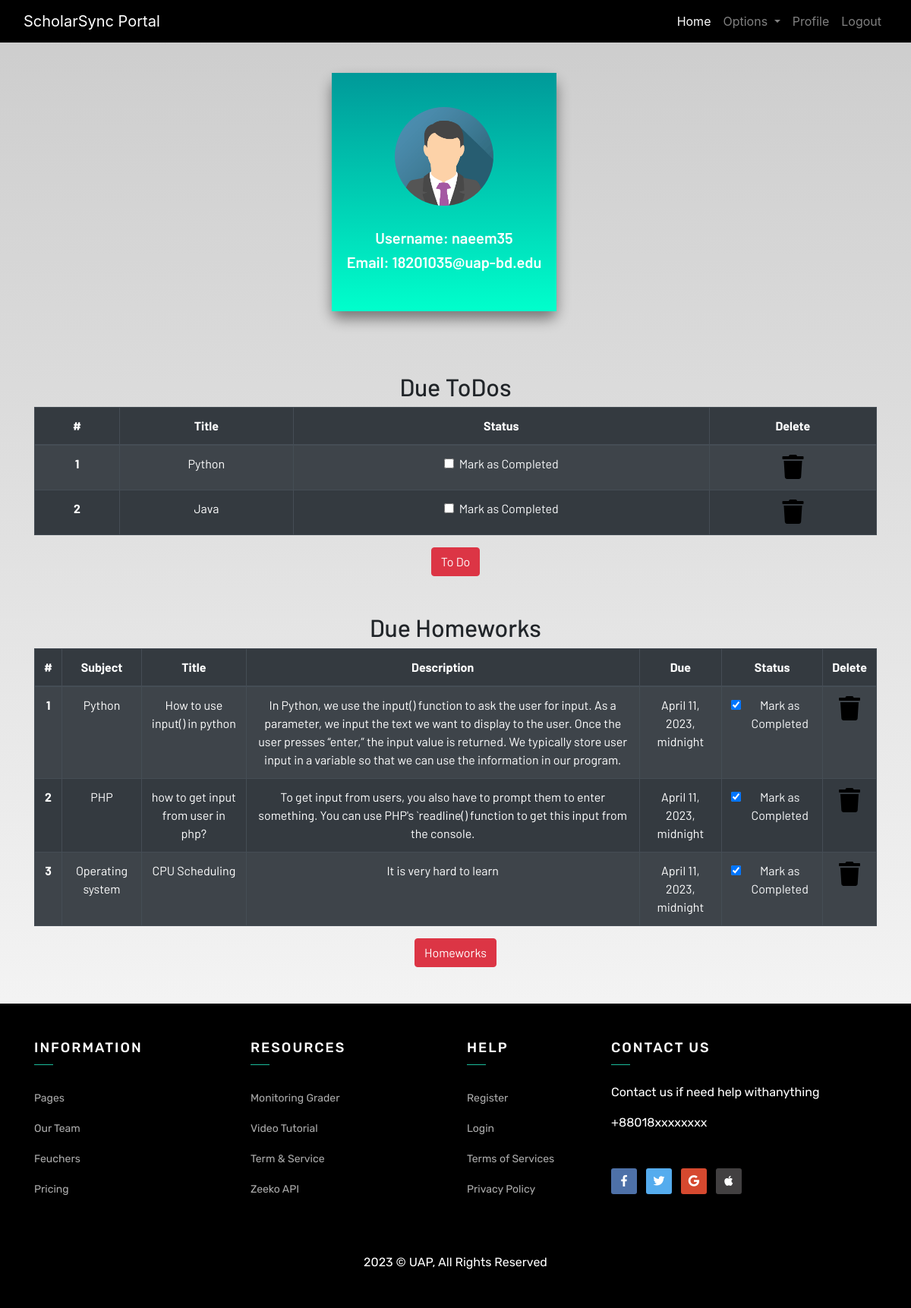
/profile/ (signed in), run on the app's committed database.
### dashboard/models.py (models this page shows, shortened)
class Todo(models.Model):
    user = models.ForeignKey(User, on_delete=models.CASCADE)
    title = models.CharField(max_length=100)
    date = models.DateTimeField()
    is_finished = models.BooleanField(default=False)

class Homework(models.Model):
    user = models.ForeignKey(User, on_delete=models.CASCADE)
    subject = models.CharField(max_length=50)
    title = models.CharField(max_length=100)
    description = models.TextField()
    date = models.DateTimeField()
    is_finished = models.BooleanField(default=False)

### dashboard/views.py (the view)
# urls.py: path('profile/', views.profile, name="profile"),
@login_required
def profile(request):
    homeworks=Homework.objects.filter(is_finished=False,user=request.user)
    todos=Todo.objects.filter(is_finished=False,user=request.user)
    print(request.user.username)
    homework_done = len(homeworks) == 0
    todos_done = len(todos) == 0
    context={
        'homeworks':homeworks,
        'todos':todos,
        'homework_done':homework_done,
        'todos_done':todos_done,
        'user_detail':request.user
    }
    return render(request, "profile.html", context)

### template/profile.html (shortened to what this page needs)
{% extends 'base.html' %}
{% load static %}
{% block content %}
    <div class="container-fluid" id="profileinfo">
        <div class="container">
            <div class="page-content page-container m-auto" id="page-content">
                <div class="row container d-flex justify-content-center">
                    <div class="card">
                        <div class="bg-c-lite-green user-profile">
                            <div class="card-block text-center text-white">
                                <div class="m-b-25">
                                    <img style="height:130px;width:130px;" src="{% static 'images/default.png' %}" class="rounded-circle" alt="User-Profile-Image">
                                </div>
                                <h5 class="f-w-600 text-center">Username: {{ user_detail.username }}</h5>
                                <h5 class="f-w-600 text-center">Email: {{ user_detail.email }}</h5>
                            </div>
                        </div>
                    </div>
                </div>
            </div>
        </div>
    </div>
    <section class="text-center my-5">
        <div class="container">
            {% if not todos_done%}
            <h2>Due ToDos</h2>
            <table class="table table-striped table-bordered table-hover table-dark">
                <thead>
                    <tr>
                        <th scope="col">#</th>
                        <th scope="col">Title</th>
                        <th scope="col">Status</th>
                        <th scope="col">Delete</th>
                    </tr>
                </thead>
                <tbody>
                {% for todo in todos %}
                    <tr>
                        <th scope="row">{{forloop.counter}}</th>
                        <td>{{todo.title}}</td>
                        <td>
                            <a href="{% url 'update-todo' todo.id %}">
                                <div class="form-check">
                                {% if todo.is_finished == True %}
                                    <input class="form-check-input" type="checkbox" value="" checked>
                                    {% else %}
                                    <input class="form-check-input" type="checkbox" value="">
                                    {% endif %}
                                    <label class="form-check-label text-light" for="flexCheckDefault">
                                        Mark as Completed
                                    </label>
                                </div>
                            </a>
                        </td>
                        <td><a href="{%url 'delete-todo' todo.id %}"><i class="fa fa-trash fa-2x"></i></a></td>
                    </tr>
                    {% endfor %}
                </tbody>
            </table>
            {% else %}
            <h3>All To dos are completed!!!!</h3>
             {% endif %}
            <a href="{% url 'todo' %}" class="btn btn-danger">To Do</a>
            <br><br><br>
            {% if not homework_done %}
            <h2>Due Homeworks</h2>
            <table class="table table-striped table-bordered table-hover table-dark">
                <thead>
                    <tr>
                        <th scope="col">#</th>
                        <th scope="col">Subject</th>
                        <th scope="col">Title</th>
                        <th scope="col">Description</th>
                        <th scope="col">Due</th>
                        <th scope="col">Status</th>
                        <th scope="col">Delete</th>
                    </tr>
                </thead>
                <tbody>
                {% for homework in homeworks %}
                    <tr>
                        <th scope="row">{{forloop.counter}}</th>
                        <td>{{homework.subject}}</td>
                        <td>{{homework.title}}</td>
                        <td>{{homework.description}}</td>
                        <td>{{homework.date}}</td>
                        <td>
                            <a href="{% url 'update-homework' homework.id %}">
                                <div class="form-check">
                                {% if homework.is_finished == True %}
                                    <input class="form-check-input" type="checkbox" value="" checked>
                                    {% else %}
                                     <input class="form-check-input" type="checkbox" value="" checked>
                                     {% endif %}
                                    <label class="form-check-label text-light" for="flexCheckDefault">
                                        Mark as Completed
                                    </label>
                                </div>
                            </a>
                        </td>
                        <td><a href="{% url 'delete-homework' homework.id %}"><i class="fa fa-trash fa-2x"></i></a></td>
                    </tr>
                    {% endfor %}
                </tbody>
            </table>
            {% else %}
            <h3>All To homeworks are completed!!!!</h3>
            {% endif %}
            <a href="{% url 'homework' %}" class="btn btn-danger">Homeworks</a>
        </div>
    </section>
{% endblock %}

### template/base.html (shortened to what this page needs)
<!DOCTYPE html>
{% load static %}
<html lang="en">
<head>
    <link rel="stylesheet" href="https://stackpath.bootstrapcdn.com/bootstrap/4.3.1/css/bootstrap.min.css"
 />
    <link rel="stylesheet" href="https://use.fontawesome.com/releases/v5.7.2/css/all.css"
 />
    <link rel="stylesheet" href="{% static 'css/main.css' %}" />
</head>
<body>
    <header>
        <nav class="navbar navbar-expand-lg navbar-dark bg-dark">
            <div class="container-fluid">
                <a class="navbar-brand" href="{% url 'home' %}">ScholarSync Portal</a>
                <div class="collapse navbar-collapse justify-content-end" id="navbarSupportedContent">
                    <ul class="navbar-nav mb-2 mb-lg-0">
                        <li class="nav-item">
                            <a class="nav-link active" aria-current="page" href="{% url 'home' %}">Home</a>
                        </li>
                        <li class="nav-item dropdown">
                            <a class="nav-link dropdown-toggle" href="#" id="navbarDropdown" role="button" data-toggle="dropdown"
                  aria-haspopup="true" aria-expanded="false">
                                Options
                            </a>
                        </li>
                        {% if user.is_authenticated %}
                        <li class="nav-item">
                            <a class="nav-link" href="{% url 'profile' %}">Profile</a>
                        </li>
                        <li class="nav-item">
                            <a class="nav-link" href="{% url 'logout' %}">Logout</a>
                        </li>
                        {% endif %}
                    </ul>
                </div>
            </div>
        </nav>
    </header>
  <main>
    {% block content %}
    {% endblock content %}
      <footer class="section py-5">
        <div class="container">
            <div class="row">
                <div class="col-lg-3">
                    <div class="">
                        <h6 class="footer-heading text-uppercase text-white">Information</h6>
                        <ul class="list-unstyled footer-link mt-4">
                            <li><a href="">Pages</a></li>
                            <li><a href="">Our Team</a></li>
                            <li><a href="">Feuchers</a></li>
                            <li><a href="">Pricing</a></li>
                        </ul>
                    </div>
                </div>
                <div class="col-lg-3">
                    <div class="">
                        <h6 class="footer-heading text-uppercase text-white">Resources</h6>
                        <ul class="list-unstyled footer-link mt-4">
                            <li><a href="">Monitoring Grader </a></li>
                            <li><a href="">Video Tutorial</a></li>
                            <li><a href="">Term &amp; Service</a></li>
                            <li><a href="">Zeeko API</a></li>
                        </ul>
                    </div>
                </div>
                <div class="col-lg-2">
                    <div class="">
                        <h6 class="footer-heading text-uppercase text-white">Help</h6>
                        <ul class="list-unstyled footer-link mt-4">
                            <li><a href="{% url 'register' %}">Register </a></li>
                            <li><a href="{% url 'login' %}">Login</a></li>
                            <li><a href="">Terms of Services</a></li>
                            <li><a href="">Privacy Policy</a></li>
                        </ul>
                    </div>
                </div>
                <div class="col-lg-4">
                    <div class="">
                        <h6 class="footer-heading text-uppercase text-white">Contact Us</h6>
                        <p class="text-white mt-4">Contact us if need help withanything</p>
                        <p class="text-white">+88018xxxxxxxx</p>
                        <div class="mt-5">
                            <ul class="list-inline">
                                <li class="list-inline-item"><a href="#"><i class="fab facebook footer-social-icon fa-facebook-f"></i></i></a></li>
                                <li class="list-inline-item"><a href="#"><i class="fab twitter footer-social-icon fa-twitter"></i></i></a></li>
                                <li class="list-inline-item"><a href="#"><i class="fab google footer-social-icon fa-google"></i></i></a></li>
                                <li class="list-inline-item"><a href="#"><i class="fab apple footer-social-icon fa-apple"></i></i></a></li>
                            </ul>
                        </div>
                    </div>
                </div>
            </div>
        </div>
        <div class="text-center mt-5">
            <p class="footer-alt text-white mb-0 f-14">2023 © UAP, All Rights Reserved</p>
        </div>
    </footer>
  </main>
</body>
</html>

### static/css/main.css (style rules this page uses)
html { scroll-behavior: smooth; height: 100%; width: 100%; }
main { font-family: Barlow, Quicksand, Rubik, sans-serif, serif, 'Times New Roman', Times, serif !important; }
footer { font-family: Rubik, sans-serif, serif, 'Times New Roman', Times, serif; }
.navbar { background-color: rgb(0, 0, 0) !important; }
.card { box-shadow: 15px 15px 10px rgb(78, 77, 77); }
a { text-decoration: none !important; color: black; }
.card img { height: 210px; }
html, body { max-width: 100%; overflow-x: hidden; height: 100%; width: 100%; }
body { background: linear-gradient(rgba(0, 0, 0, 0.2), rgba(255, 255, 255, 0.5)); overflow-x: hidden; background-repeat: no-repeat; }
.fa { color: black; }
.footer-heading { letter-spacing: 2px; }
.footer-link a { color: #acacac; line-height: 40px; font-size: 14px; transition: all 0.5s; }
.footer-social-icon { font-size: 15px; height: 34px; width: 34px; line-height: 34px; border-radius: 3px; text-align: center; display: inline-block; }
.facebook { background-color: #4e71a8; color: #ffffff; }
.twitter { background-color: #55acee; color: #ffffff; }
.google { background-color: #d6492f; color: #ffffff; }
.apple { background-color: #424041; color: #ffffff; }
.footer-alt { color: #acacac; }
.footer-heading { position: relative; padding-bottom: 12px; }
.footer-heading:after { content: ''; width: 25px; border-bottom: 1px solid #FFF; position: absolute; left: 0; bottom: 0; display: block; border-bottom: 1px solid #1bbc9b; }

### template/base.html (style rules this page uses)
footer { background-color: #000; }
footer a { color: #b0b0b0; }

### template/profile.html (style rules this page uses)
.card { border-radius: 5px; box-shadow: 0px 10px 18px 0px rgba(0, 0, 0, 0.45); border: none; margin:10px 0 30px 0; border-radius: 10px; }
.bg-c-lite-green { background: -webkit-gradient(linear, left top, right top, from(#f29263), to(#ee5a6f)); background: linear-gradient(to top, #00ffcc, #009999) }
.user-profile { padding: 25px 0 }
.card-block { padding: 1.25rem; }
.m-b-25 { margin-bottom: 30px; }
h6 { font-size: 18px; }
.card-block { padding: 1.25rem }
.f-w-600 { font-weight: 600 }

### data on the page
Todo: title "Python"
Todo: title "Java"
Homework: subject "Python", title "How to use input() in python", description "In Python, we use the input() function to ask the user for input. As a parameter, we input the text we want to display to the user. Once the user presses “enter,” the input value is returned. We typically store user input in a variable so that we can use the information in our program.", date "April 11, 2023, midnight"
Homework: subject "PHP", title "how to get input from user in php?", description "To get input from users, you also have to prompt them to enter something. You can use PHP's `readline() function to get this input from the console.", date "April 11, 2023, midnight"
Homework: subject "Operating system", title "CPU Scheduling", description "It is very hard to learn", date "April 11, 2023, midnight"

### other printed values
{{ user_detail.username }} "naeem35"
{{ user_detail.email }} "18201035@uap-bd.edu"
